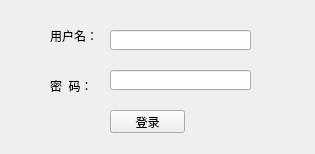
<?xml version="1.0" encoding="UTF-8"?>
<ui version="4.0">
 <class>Form</class>
 <widget class="QWidget" name="Form">
  <property name="geometry">
   <rect>
    <x>0</x>
    <y>0</y>
    <width>315</width>
    <height>154</height>
   </rect>
  </property>
  <property name="windowTitle">
   <string>登录</string>
  </property>
  <widget class="QPushButton" name="pushButton">
   <property name="geometry">
    <rect>
     <x>110</x>
     <y>110</y>
     <width>75</width>
     <height>23</height>
    </rect>
   </property>
   <property name="text">
    <string>登录</string>
   </property>
  </widget>
  <widget class="QLineEdit" name="lineEdit">
   <property name="geometry">
    <rect>
     <x>110</x>
     <y>30</y>
     <width>141</width>
     <height>20</height>
    </rect>
   </property>
  </widget>
  <widget class="QLineEdit" name="lineEdit_2">
   <property name="geometry">
    <rect>
     <x>110</x>
     <y>70</y>
     <width>141</width>
     <height>20</height>
    </rect>
   </property>
  </widget>
  <widget class="QLabel" name="label">
   <property name="geometry">
    <rect>
     <x>50</x>
     <y>30</y>
     <width>54</width>
     <height>12</height>
    </rect>
   </property>
   <property name="text">
    <string>用户名：</string>
   </property>
  </widget>
  <widget class="QLabel" name="label_2">
   <property name="geometry">
    <rect>
     <x>50</x>
     <y>80</y>
     <width>54</width>
     <height>12</height>
    </rect>
   </property>
   <property name="text">
    <string>密  码：</string>
   </property>
  </widget>
 </widget>
 <resources/>
 <connections/>
</ui>
